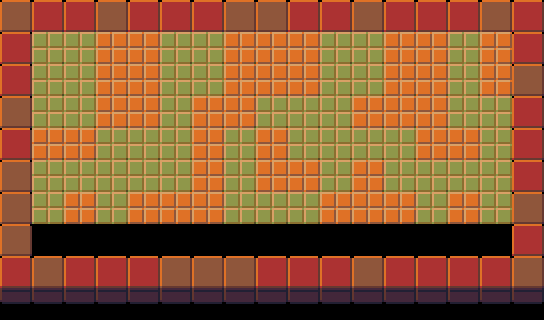

Rendered tile map (Tiled .tmx) drawn with the repository's tilesets; below, a short description and the map source with its tile grids summarised:
An orthogonal 17x10 tile map with 32x32 px tiles, 4 tile layers (Bricks, Background, firstFloor, secondFloor), 2 tilesets and 36 objects (30x Spike, 4x Creepspawn, MonsterSpawn, Exit).

<map version="1.0" orientation="orthogonal" width="17" height="10" tilewidth="32" tileheight="32">
 <tileset firstgid="1" name="tiles" tilewidth="32" tileheight="32">
  <image source="../images/tiles.png" width="480" height="1024" />
 </tileset>
 <tileset firstgid="481" name="objects" tilewidth="32" tileheight="32">
  <image source="../images/objects.png" width="256" height="256" />
 </tileset>
 <layer name="Bricks" width="17" height="10" opacity="0.97">
  <properties>
   <property name="tileset" value="tiles" />
  </properties>
  <data>[170 cells, 32 non-empty, 2 distinct tile ids]</data>
 </layer>
 <layer name="Background" width="17" height="10">
  <properties>
   <property name="tileset" value="tiles" />
  </properties>
  <data>[170 cells, 17 non-empty, 2 distinct tile ids]</data>
 </layer>
 <layer name="firstFloor" width="17" height="10">
  <properties>
   <property name="tileset" value="tiles" />
  </properties>
  <data>[170 cells, 90 non-empty, 2 distinct tile ids]</data>
 </layer>
 <layer name="secondFloor" width="17" height="10">
  <properties>
   <property name="tileset" value="tiles" />
  </properties>
  <data>[170 cells, 48 non-empty, 2 distinct tile ids]</data>
 </layer>
 <objectgroup name="Objects" width="17" height="10">
  <object type="MonsterSpawn" gid="483" x="32" y="160" />
  <object type="Creepspawn" gid="481" x="128" y="160" />
  <object type="Creepspawn" gid="481" x="128" y="128" />
  <object type="Creepspawn" gid="481" x="128" y="192" />
  <object type="Spike" gid="12" x="32" y="256" />
  <object type="Spike" gid="12" x="64" y="256" />
  <object type="Spike" gid="12" x="96" y="256" />
  <object type="Spike" gid="12" x="128" y="256" />
  <object type="Spike" gid="12" x="224" y="256" />
  <object type="Spike" gid="12" x="160" y="256" />
  <object type="Spike" gid="12" x="256" y="256" />
  <object type="Spike" gid="12" x="192" y="256" />
  <object type="Spike" gid="12" x="288" y="256" />
  <object type="Spike" gid="12" x="352" y="256" />
  <object type="Spike" gid="12" x="320" y="256" />
  <object type="Spike" gid="12" x="448" y="256" />
  <object type="Spike" gid="12" x="384" y="256" />
  <object type="Spike" gid="12" x="416" y="256" />
  <object type="Spike" gid="12" x="480" y="256" />
  <object type="Exit" gid="11" x="448" y="160" />
  <object type="Creepspawn" gid="481" x="160" y="160" />
  <object type="Spike" gid="12" x="32" y="80" />
  <object type="Spike" gid="12" x="64" y="80" />
  <object type="Spike" gid="12" x="96" y="80" />
  <object type="Spike" gid="12" x="128" y="80" />
  <object type="Spike" gid="12" x="224" y="80" />
  <object type="Spike" gid="12" x="192" y="80" />
  <object type="Spike" gid="12" x="160" y="80" />
  <object type="Spike" gid="12" x="352" y="80" />
  <object type="Spike" gid="12" x="384" y="80" />
  <object type="Spike" gid="12" x="416" y="80" />
  <object type="Spike" gid="12" x="320" y="80" />
  <object type="Spike" gid="12" x="288" y="80" />
  <object type="Spike" gid="12" x="256" y="80" />
  <object type="Spike" gid="12" x="480" y="80" />
  <object type="Spike" gid="12" x="448" y="80" />
 </objectgroup>
</map>
